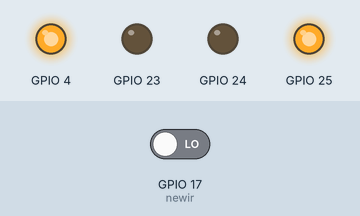
This program was run on a simulated Raspberry Pi (BCM pin numbers). Shown: output pins drawn as LEDs (lit = HIGH). Inputs (shaded band) come from the test bench; at power-on: GPIO 17 (newir) LOW. What the program prints to the terminal is not drawn.

Above: at 0.1 s.
At 6.2 s:
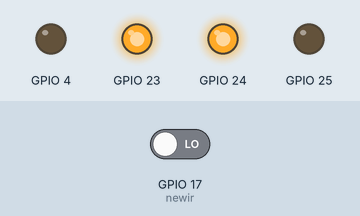
6.3 s: GPIO 17 (newir) driven HIGH
Timing chart, 0 to 9.3 s (numbered marks = the images above; inputs shaded):
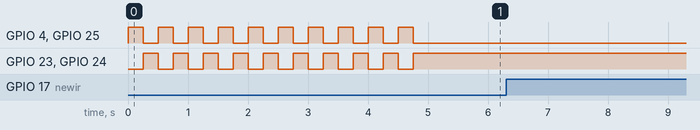

Measured:
- after the input at 6.3 s, every drawn part: stays the same

The program:

relay.py
```python
import RPi.GPIO as GPIO
import time

GPIO.setmode(GPIO.BCM)
GPIO.setup(4, GPIO.OUT)
GPIO.setup(24,GPIO.OUT)
GPIO.setup(25,GPIO.OUT)
GPIO.setup(23,GPIO.OUT)
GPIO.setup(17,GPIO.IN)

for i in range(0,10):
        GPIO.output(4, True)
        GPIO.output(25,True)
	GPIO.output(24,False)
	GPIO.output(23,False)
	time.sleep(0.25)
	GPIO.output(4, False)
	GPIO.output(25,False)
        GPIO.output(24,True)
        GPIO.output(23,True)
	time.sleep(0.25)

previr=0
pulses=0

while(True):
	newir=GPIO.input(17)
	if(previr!=newir):
		previr=newir
		pulses+=1
		print "Half Pulses: %d" %(pulses)


GPIO.cleanup()
```
